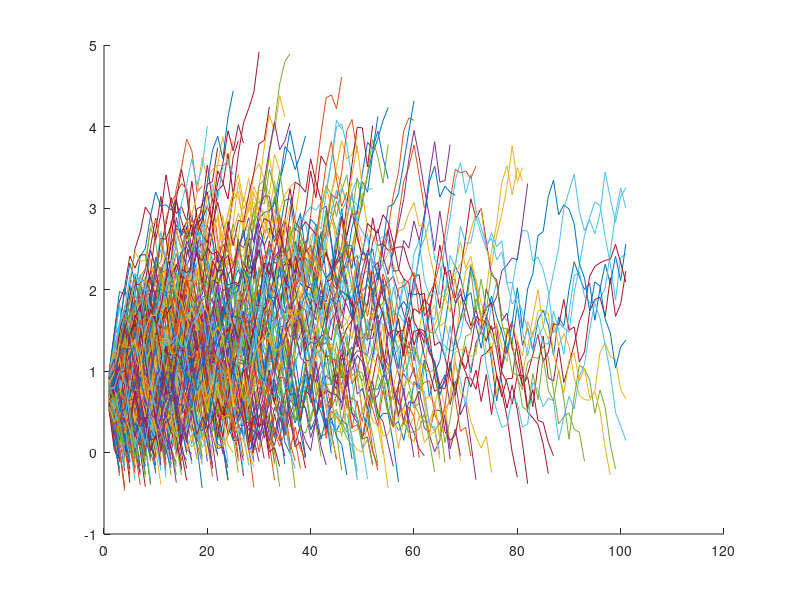

Recreate this plot in MATLAB.
% Random Walk 1D
bias=0.02;
f = @(x) x + random('unif',-0.5-bias,0.5+bias);
% formulate as a reach-avoid problem
% initial set (initMin,initMax)
initMin = 0.5;
initMax = 1;
% domain set (domainMin, domainMax)
domainMin = -1;
domainMax = 10;
% target set (-INF, targetMax)
targetMax = 0;
% unsafe set (unsafeMin, INF)
unsafeMin = 3;
% tolerant
tolerant = 5;

sampleNum = 300; % num of samples
timeHorizon = 100;

reachCount = 0; % num of finished trials
badCount = 0; % touch unsafe region >= tolerant before hitting
 
figure (1);
hold on;
for i = [1:sampleNum] 
    curx = random('unif',initMin,initMax); 
    listx = [curx];
    count = 0;

    for t = [1:timeHorizon]
        curx =  f(curx);
        listx = [listx curx];
        
        if curx >= unsafeMin
            count = count+1;
            if count > tolerant
                badCount = badCount+1;
                break;
            end
        elseif curx <= targetMax
            reachCount = reachCount+1;
            break
        end
    end
    plot( [1:length(listx)], listx);
end

total = reachCount+badCount;
fprintf("Number of Samples: %d/%d \n", total, sampleNum);
fprintf("Among all finished trials, safe: %d , unsafe %d\n", reachCount, badCount);
fprintf("Predict Gamma Lower Bound: %f\n", badCount/total*(tolerant+1));
